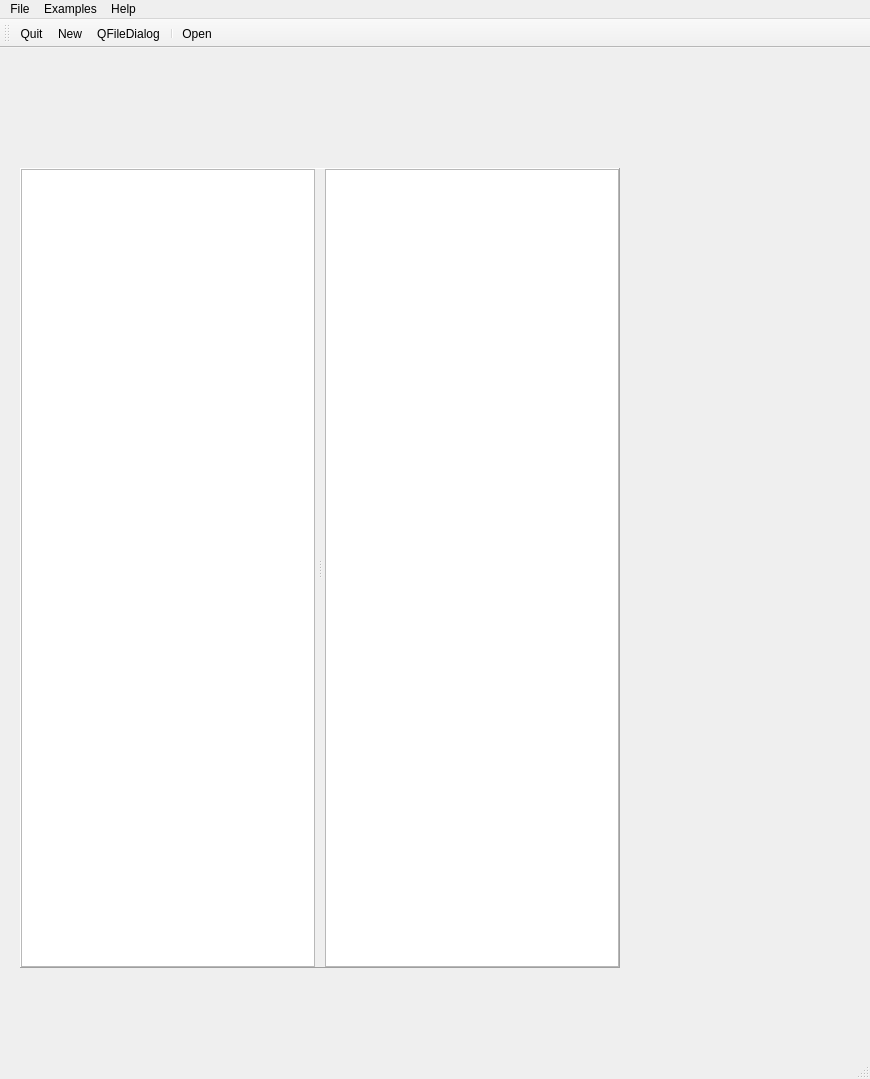
<?xml version="1.0" encoding="UTF-8"?>
<ui version="4.0">
 <class>MainWindow</class>
 <widget class="QMainWindow" name="MainWindow">
  <property name="geometry">
   <rect>
    <x>0</x>
    <y>0</y>
    <width>870</width>
    <height>1079</height>
   </rect>
  </property>
  <property name="windowTitle">
   <string>MainWindow</string>
  </property>
  <widget class="QWidget" name="centralwidget">
   <widget class="QSplitter" name="splitter">
    <property name="geometry">
     <rect>
      <x>20</x>
      <y>120</y>
      <width>600</width>
      <height>800</height>
     </rect>
    </property>
    <property name="frameShape">
     <enum>QFrame::Panel</enum>
    </property>
    <property name="frameShadow">
     <enum>QFrame::Raised</enum>
    </property>
    <property name="orientation">
     <enum>Qt::Horizontal</enum>
    </property>
    <property name="handleWidth">
     <number>10</number>
    </property>
    <widget class="QListWidget" name="listWidget"/>
    <widget class="QPlainTextEdit" name="plainTextEdit"/>
   </widget>
  </widget>
  <widget class="QMenuBar" name="menubar">
   <property name="geometry">
    <rect>
     <x>0</x>
     <y>0</y>
     <width>870</width>
     <height>21</height>
    </rect>
   </property>
   <widget class="QMenu" name="menuFile">
    <property name="title">
     <string>File</string>
    </property>
    <addaction name="actionNew"/>
    <addaction name="actionOpen"/>
    <addaction name="separator"/>
    <addaction name="actionQuit"/>
    <addaction name="separator"/>
   </widget>
   <widget class="QMenu" name="menuExamples">
    <property name="title">
     <string>Examples</string>
    </property>
    <widget class="QMenu" name="menuDialog">
     <property name="title">
      <string>Dialog</string>
     </property>
     <addaction name="actionQMessagebox"/>
     <addaction name="actionQInputDialog"/>
     <addaction name="actionQFileDialog"/>
     <addaction name="actionQColor_Dialog"/>
    </widget>
    <addaction name="menuDialog"/>
    <addaction name="actionSimple_Widgets"/>
    <addaction name="actionLayouts"/>
    <addaction name="actionAdvanced_Widgets"/>
   </widget>
   <widget class="QMenu" name="menuHelp">
    <property name="title">
     <string>Help</string>
    </property>
    <addaction name="actionAbout_menu"/>
   </widget>
   <addaction name="menuFile"/>
   <addaction name="menuExamples"/>
   <addaction name="menuHelp"/>
  </widget>
  <widget class="QStatusBar" name="statusbar"/>
  <widget class="QToolBar" name="toolBar">
   <property name="windowTitle">
    <string>toolBar</string>
   </property>
   <property name="toolButtonStyle">
    <enum>Qt::ToolButtonFollowStyle</enum>
   </property>
   <attribute name="toolBarArea">
    <enum>TopToolBarArea</enum>
   </attribute>
   <attribute name="toolBarBreak">
    <bool>true</bool>
   </attribute>
   <addaction name="actionQuit"/>
   <addaction name="actionNew"/>
   <addaction name="actionQFileDialog"/>
   <addaction name="separator"/>
   <addaction name="actionOpen"/>
  </widget>
  <action name="actionNew">
   <property name="text">
    <string>New</string>
   </property>
  </action>
  <action name="actionOpen">
   <property name="text">
    <string>Open</string>
   </property>
   <property name="toolTip">
    <string>Click her for a new project</string>
   </property>
   <property name="statusTip">
    <string>new Project</string>
   </property>
  </action>
  <action name="actionQuit">
   <property name="text">
    <string>Quit</string>
   </property>
   <property name="toolTip">
    <string>Click to exit</string>
   </property>
  </action>
  <action name="actionSimple_Widgets">
   <property name="text">
    <string>Simple Widgets</string>
   </property>
  </action>
  <action name="actionLayouts">
   <property name="text">
    <string>Layouts</string>
   </property>
  </action>
  <action name="actionAdvanced_Widgets">
   <property name="text">
    <string>Advanced Widgets</string>
   </property>
  </action>
  <action name="actionQMessagebox">
   <property name="text">
    <string>QMessagebox</string>
   </property>
  </action>
  <action name="actionQInputDialog">
   <property name="text">
    <string>QInputDialog</string>
   </property>
  </action>
  <action name="actionQFileDialog">
   <property name="text">
    <string>QFileDialog</string>
   </property>
  </action>
  <action name="actionQColor_Dialog">
   <property name="text">
    <string>QColor Dialog</string>
   </property>
  </action>
  <action name="actionAbout_menu">
   <property name="text">
    <string>To jest tekxt heo</string>
   </property>
   <property name="iconText">
    <string>to jest icon text</string>
   </property>
   <property name="toolTip">
    <string>helo toolTIp</string>
   </property>
  </action>
 </widget>
 <resources/>
 <connections/>
</ui>
